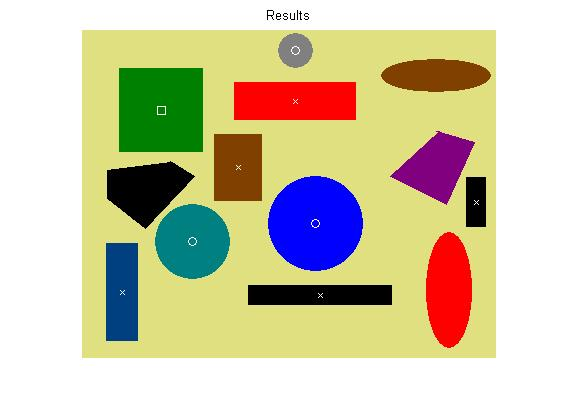
#> input picture day2/taskResources/shapes.JPG, 578 x 414 px, found by its file name
$ python shapeClassifier.py
#> lines starting #> are read from the running program, lines starting #| are printed output that depends on the picture; after the words box and inside, x2 and y2 are one past the last pixel; in counts of white or black regions, pixels touching at a corner belong together
# Contour / shape detection - left off at 1:30:26

import cv2
import numpy as np

def getContours(img) :

    contours, hierarchy = cv2.findContours(img, cv2.RETR_EXTERNAL, cv2.CHAIN_APPROX_NONE) # image, retrieval method (here, for outermost contours), approximation

    for cnt in contours : # contours - array of contours detected in image

        area = cv2.contourArea(cnt) # finds area of selected contour
        # print(area)
        cv2.drawContours(imgContour, cnt, -1, (255, 0, 0), 3) # image copy, selected contour, (-1 to draw all contours), color, thickness
        if area > 500 : # selects only contours without too much noise (contours with area > 500 units)
            cv2.drawContours(imgContour, cnt, -1, (255, 0, 0),3)  # image copy, selected contour, (-1 to draw all contours), color, thickness
            perimeter = cv2.arcLength(cnt, True) # contour, is closed(?)
            # print(perimeter)
            approx = cv2.approxPolyDP(cnt, 0.02 * perimeter, True) # contour, resolution, is closed(?)
            # print(approx) # gives corner points for each contour (shape)
            print(len(approx)) # prints number of vertices
            objCor = len(approx) # number of corners (higher the number, more likely to be a circle)
            x, y, w, h = cv2.boundingRect(approx) # coordinates of each shape

            if objCor == 4 : # evaluating number of corners to determine shape
                aspRatio = w / float(h)
                if aspRatio > 0.95 and aspRatio < 1.05 : # if width = height within error margin, then square
                    objType = 'Square'
                else :
                    objType = 'Quadrilateral'
            elif objCor == 5 :
                objType = 'Pentagon'
            elif objCor > 5 : # circle if large number of corners are detected (large being greater than 5 here)
                objType = 'Conic'
            else :
                objType = 'None'

            cv2.rectangle(imgContour, (x,y), (x+w, y+h), (0, 255, 0), 2) # bounding rectangle (green for each detected shape)
            cv2.putText(imgContour, objType, (x + (w//2) - 10 , y + (h//2) - 10), cv2.FONT_HERSHEY_SIMPLEX, 0.5, (0, 255, 255), 2)


path = '/home/sr42/Projects/scaling-spoon/day2/taskResources/shapes.JPG'
img = cv2.imread(path)
#> img is the input picture: shape (414, 578, 3); mean B, G, R 171, 201.5, 207.2
imgContour = img.copy()

imgGray = cv2.cvtColor(img, cv2.COLOR_BGR2GRAY)
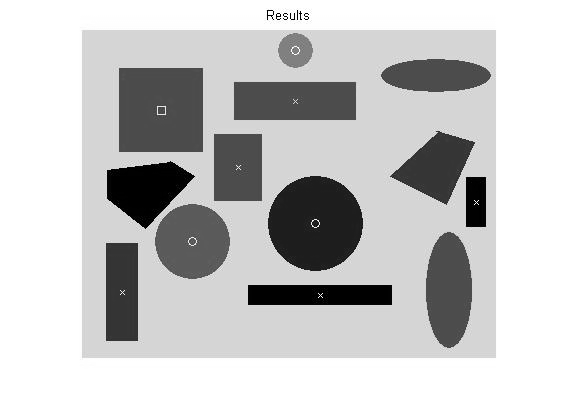
#> imgGray: shape (414, 578); min 0, max 255, mean 199.7
imgBlur = cv2.GaussianBlur(imgGray, (7,7), 1)
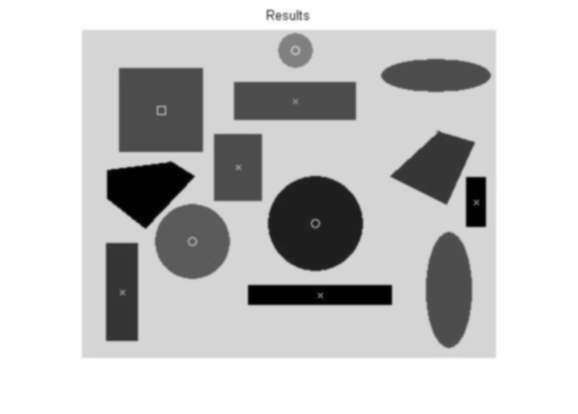
#> imgBlur: shape (414, 578); min 0, max 255, mean 199.7
imgCanny = cv2.Canny(imgBlur, 50, 50)
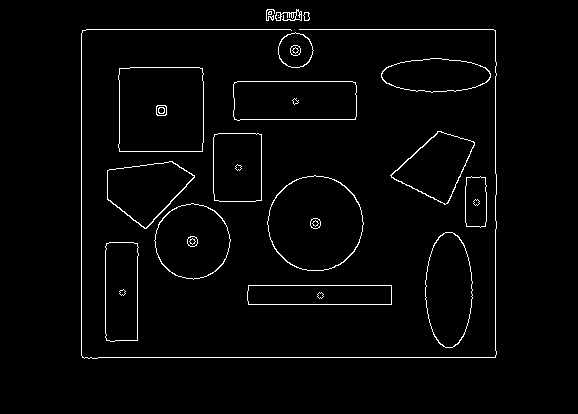
#> imgCanny: shape (414, 578); 2.3% white in thin lines or dots, all inside (x1, y1, x2, y2) = (81, 9, 497, 359)
getContours(imgCanny)
#> in getContours, `contours, hierarchy = cv2.findContours(img, cv2.RETR_EXTERNAL, cv2.CHA..`: contours = 18 contours, 3 with area under 20; largest, box (x1, y1, x2, y2) and area: (267, 175, 364, 271) 7079, (118, 67, 204, 152) 7032, (233, 81, 357, 121) 4647, (154, 203, 231, 280) 4389, (425, 232, 473, 348) 4223
#> the loop in getContours, `for cnt in contours :` made 18 passes
#> (area, perimeter, approx, objCor, x, y, w, h) on passes 1, 2, 5, 8, 9, 10, 11: (2727, 324.8, [[247, 291], [248, 304], [391, 304], [391, 285]], 4, 247, 285, 145, 20), (3129, 261.8, [[109, 242], [105, 337], [137, 340], [137, 243]], 4, 105, 242, 33, 99), (1003, 141, [[466, 177], [466, 226], [485, 226], [485, 177]], 4, 466, 177, 20, 50), (3236, 229.3, [[214, 134], [214, 200], [261, 200], [261, 134]], 4, 214, 134, 48, 67), (3316, 249.6, [[437, 131], [390, 175], [445, 204], [474, 142]], 4, 390, 131, 85, 74), (4647, 321, [[233, 84], [237, 120], [356, 116], [352, 81]], 4, 233, 81, 124, 40), (7032, 336.1, [[119, 68], [119, 151], [202, 151], [202, 68]], 4, 119, 68, 84, 84)
#> (area, perimeter, objCor, x, y, w, h, objType) on passes 3, 4, 6, 7, 12, 13: (4223, 286, 8, 425, 232, 48, 116, 'Conic'), (4389, 250.1, 8, 154, 203, 77, 77, 'Conic'), (7079, 315.2, 8, 267, 175, 97, 96, 'Conic'), (3615, 249.4, 5, 107, 161, 88, 68, 'Pentagon'), (2822, 254.9, 8, 381, 58, 110, 35, 'Conic'), (942, 116.6, 8, 278, 32, 36, 36, 'Conic')
#| 4
#| 4
#| 8
#| 8
#| 4
#| 8
#| 5
#| 4
#> (further printed lines are left out)
#> after the loop in getContours, `for cnt in contours :`:
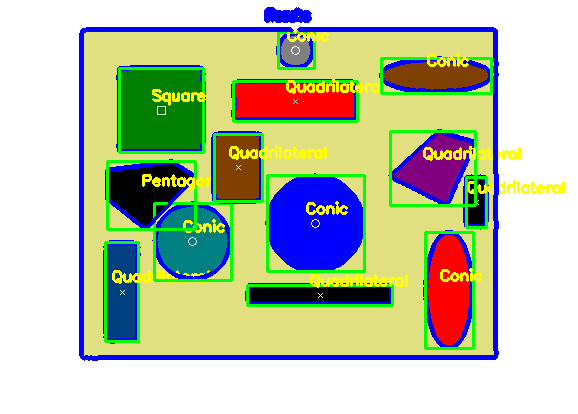
#> imgContour: shape (414, 578, 3); 13.9% of pixels changed, all inside (x1, y1, x2, y2) = (79, 7, 565, 361)

cv2.imshow('Original', img)
cv2.imshow('Gray', imgGray)
cv2.imshow('Blur', imgBlur)
cv2.imshow('Canny', imgCanny)
cv2.imshow('Copy with contours', imgContour)

cv2.waitKey(0)
